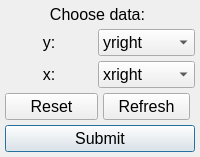
             <widget class="QFrame" name="frame_8">
              <property name="sizePolicy">
               <sizepolicy hsizetype="MinimumExpanding" vsizetype="Expanding">
                <horstretch>0</horstretch>
                <verstretch>0</verstretch>
               </sizepolicy>
              </property>
              <property name="maximumSize">
               <size>
                <width>16777215</width>
                <height>250</height>
               </size>
              </property>
              <property name="font">
               <font>
                <pointsize>12</pointsize>
               </font>
              </property>
              <property name="frameShape">
               <enum>QFrame::NoFrame</enum>
              </property>
              <property name="frameShadow">
               <enum>QFrame::Raised</enum>
              </property>
              <layout class="QGridLayout" name="gridLayout_3">
               <property name="leftMargin">
                <number>5</number>
               </property>
               <property name="topMargin">
                <number>5</number>
               </property>
               <property name="rightMargin">
                <number>5</number>
               </property>
               <property name="bottomMargin">
                <number>5</number>
               </property>
               <property name="spacing">
                <number>5</number>
               </property>
               <item row="3" column="1" colspan="3">
                <widget class="QComboBox" name="xdatabox">
                 <property name="sizePolicy">
                  <sizepolicy hsizetype="MinimumExpanding" vsizetype="Fixed">
                   <horstretch>0</horstretch>
                   <verstretch>0</verstretch>
                  </sizepolicy>
                 </property>
                 <property name="maximumSize">
                  <size>
                   <width>1500</width>
                   <height>16777215</height>
                  </size>
                 </property>
                 <property name="font">
                  <font>
                   <pointsize>12</pointsize>
                  </font>
                 </property>
                 <item>
                  <property name="text">
                   <string>xright</string>
                  </property>
                 </item>
                 <item>
                  <property name="text">
                   <string>xleft</string>
                  </property>
                 </item>
                 <item>
                  <property name="text">
                   <string/>
                  </property>
                 </item>
                </widget>
               </item>
               <item row="4" column="0" colspan="2">
                <widget class="QPushButton" name="resetButton">
                 <property name="sizePolicy">
                  <sizepolicy hsizetype="MinimumExpanding" vsizetype="Fixed">
                   <horstretch>0</horstretch>
                   <verstretch>0</verstretch>
                  </sizepolicy>
                 </property>
                 <property name="maximumSize">
                  <size>
                   <width>150</width>
                   <height>32</height>
                  </size>
                 </property>
                 <property name="font">
                  <font>
                   <pointsize>12</pointsize>
                  </font>
                 </property>
                 <property name="text">
                  <string>Reset</string>
                 </property>
                 <property name="autoDefault">
                  <bool>false</bool>
                 </property>
                </widget>
               </item>
               <item row="3" column="0">
                <widget class="QLabel" name="ylb_3">
                 <property name="sizePolicy">
                  <sizepolicy hsizetype="MinimumExpanding" vsizetype="Preferred">
                   <horstretch>0</horstretch>
                   <verstretch>0</verstretch>
                  </sizepolicy>
                 </property>
                 <property name="font">
                  <font>
                   <pointsize>12</pointsize>
                  </font>
                 </property>
                 <property name="text">
                  <string>x:</string>
                 </property>
                 <property name="alignment">
                  <set>Qt::AlignCenter</set>
                 </property>
                </widget>
               </item>
               <item row="2" column="0">
                <widget class="QLabel" name="ylb_2">
                 <property name="sizePolicy">
                  <sizepolicy hsizetype="MinimumExpanding" vsizetype="Preferred">
                   <horstretch>0</horstretch>
                   <verstretch>0</verstretch>
                  </sizepolicy>
                 </property>
                 <property name="font">
                  <font>
                   <pointsize>12</pointsize>
                  </font>
                 </property>
                 <property name="text">
                  <string>y:</string>
                 </property>
                 <property name="alignment">
                  <set>Qt::AlignCenter</set>
                 </property>
                </widget>
               </item>
               <item row="4" column="2">
                <widget class="QPushButton" name="resetButton_4">
                 <property name="sizePolicy">
                  <sizepolicy hsizetype="MinimumExpanding" vsizetype="Fixed">
                   <horstretch>0</horstretch>
                   <verstretch>0</verstretch>
                  </sizepolicy>
                 </property>
                 <property name="maximumSize">
                  <size>
                   <width>150</width>
                   <height>32</height>
                  </size>
                 </property>
                 <property name="font">
                  <font>
                   <pointsize>12</pointsize>
                  </font>
                 </property>
                 <property name="text">
                  <string>Refresh</string>
                 </property>
                 <property name="autoDefault">
                  <bool>false</bool>
                 </property>
                </widget>
               </item>
               <item row="5" column="0" colspan="4">
                <widget class="QPushButton" name="fitSubmitBtn">
                 <property name="sizePolicy">
                  <sizepolicy hsizetype="MinimumExpanding" vsizetype="Fixed">
                   <horstretch>0</horstretch>
                   <verstretch>0</verstretch>
                  </sizepolicy>
                 </property>
                 <property name="minimumSize">
                  <size>
                   <width>0</width>
                   <height>0</height>
                  </size>
                 </property>
                 <property name="maximumSize">
                  <size>
                   <width>350</width>
                   <height>32</height>
                  </size>
                 </property>
                 <property name="font">
                  <font>
                   <pointsize>12</pointsize>
                  </font>
                 </property>
                 <property name="text">
                  <string>Submit</string>
                 </property>
                 <property name="autoDefault">
                  <bool>false</bool>
                 </property>
                 <property name="default">
                  <bool>true</bool>
                 </property>
                </widget>
               </item>
               <item row="2" column="1" colspan="3">
                <widget class="QComboBox" name="ydatabox">
                 <property name="sizePolicy">
                  <sizepolicy hsizetype="MinimumExpanding" vsizetype="Fixed">
                   <horstretch>0</horstretch>
                   <verstretch>0</verstretch>
                  </sizepolicy>
                 </property>
                 <property name="maximumSize">
                  <size>
                   <width>1500</width>
                   <height>16777215</height>
                  </size>
                 </property>
                 <property name="font">
                  <font>
                   <pointsize>12</pointsize>
                  </font>
                 </property>
                 <item>
                  <property name="text">
                   <string>yright</string>
                  </property>
                 </item>
                 <item>
                  <property name="text">
                   <string>yleft</string>
                  </property>
                 </item>
                </widget>
               </item>
               <item row="0" column="0" colspan="3">
                <widget class="QLabel" name="label_15">
                 <property name="sizePolicy">
                  <sizepolicy hsizetype="Expanding" vsizetype="Minimum">
                   <horstretch>0</horstretch>
                   <verstretch>0</verstretch>
                  </sizepolicy>
                 </property>
                 <property name="maximumSize">
                  <size>
                   <width>200</width>
                   <height>20</height>
                  </size>
                 </property>
                 <property name="font">
                  <font>
                   <pointsize>12</pointsize>
                  </font>
                 </property>
                 <property name="text">
                  <string>Choose data:</string>
                 </property>
                 <property name="alignment">
                  <set>Qt::AlignCenter</set>
                 </property>
                </widget>
               </item>
              </layout>
             </widget>
